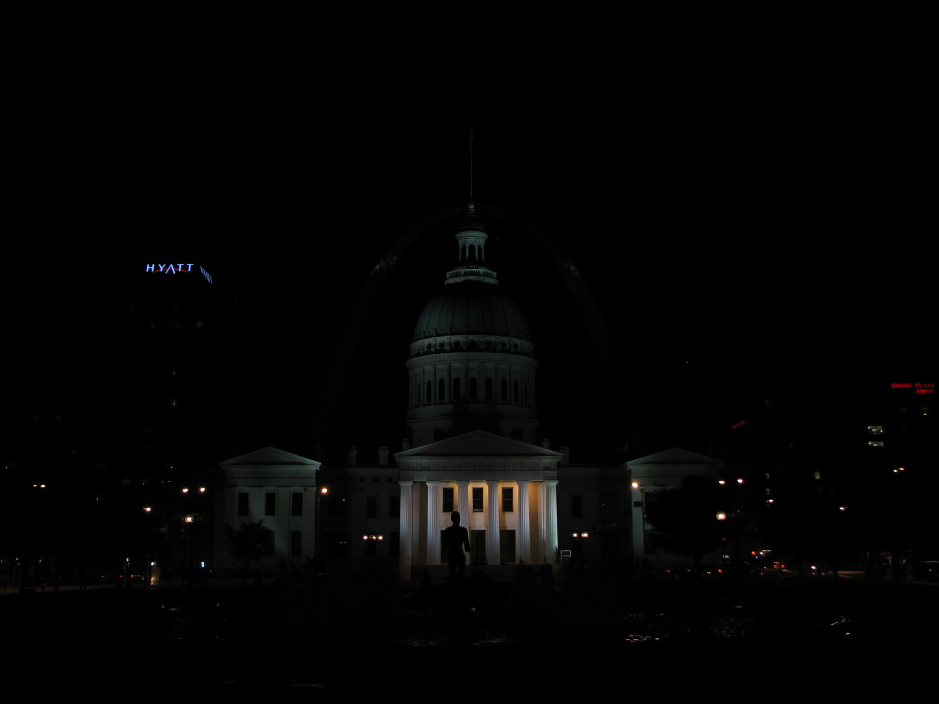
#> input picture py_picstor/ImageEnhacement/pics/img_0.033.jpg, 2816 x 2112 px, given in place of med4.jpg, which was not available (shown at 1/3 size)
$ python he.py pics/img_0.033.jpg
#> lines starting #> are read from the running program, lines starting #| are printed output that depends on the picture
#> in main, img is the input picture: shape (2112, 2816, 3); mean B, G, R 3.4, 3.7, 3.7
import cv2
import numpy as np
import matplotlib.pyplot as plt
from skimage import exposure as ex
import os


def he(img):
    if len(img.shape) == 2:  # gray
        outImg = ex.equalize_hist(img[:, :]) * 255
    elif len(img.shape) == 3:  # RGB
        outImg = np.zeros((img.shape[0], img.shape[1], 3))
        for channel in range(img.shape[2]):
            outImg[:, :, channel] = ex.equalize_hist(img[:, :, channel]) * 255
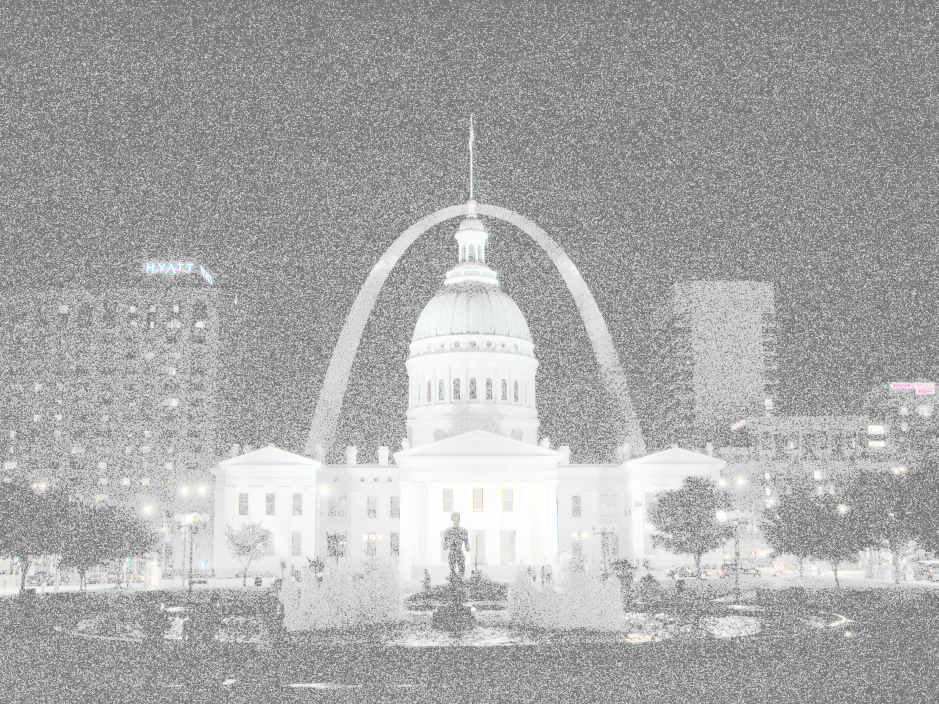
#> outImg: shape (2112, 2816, 3) float64 (shown at 1/3 size); mean B, G, R 169.8, 169.7, 169.7

    outImg[outImg > 255] = 255
    outImg[outImg < 0] = 0
    return outImg.astype(np.uint8)


def main():
    # img_name = sys.argv[1]
    img = cv2.imread(r"C:\Users\User\Documents\med4.jpg")
    # print(img)
    path = r'C:\Users\User\Documents'

    result = he(img)
    cv2.imwrite(os.path.join(path, 'result.jpg'), result)
    plt.imshow(result)
    plt.show()


if __name__ == '__main__':
    main()

$ run again, on py_picstor/ImageEnhacement/pics/img_0.25.jpg
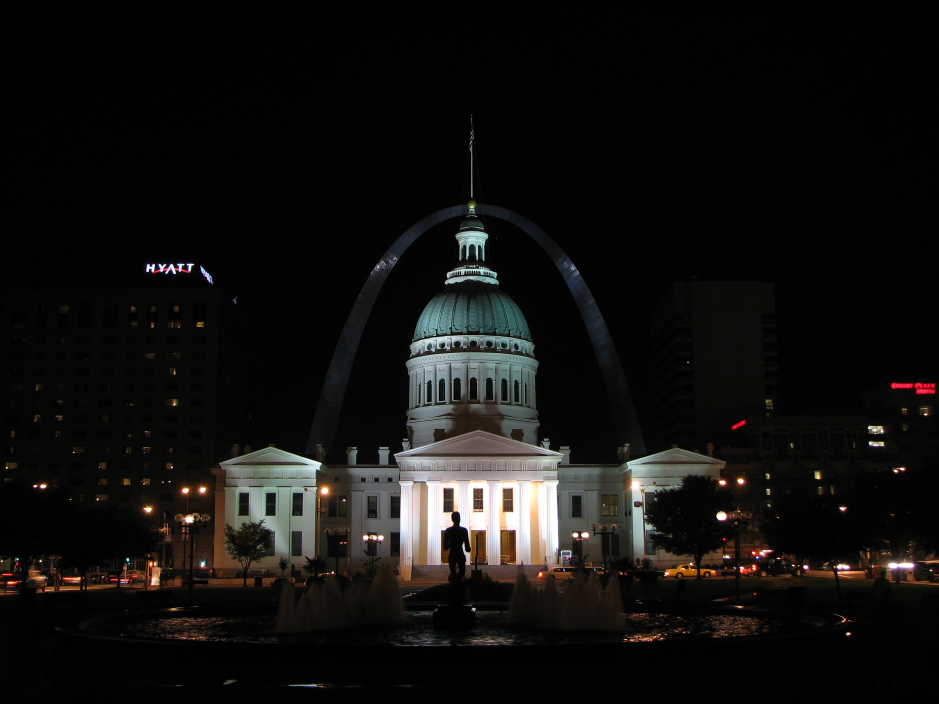
#> input picture py_picstor/ImageEnhacement/pics/img_0.25.jpg, 2816 x 2112 px, given in place of med4.jpg, which was not available (shown at 1/3 size)
#> in main, img is the input picture: shape (2112, 2816, 3); mean B, G, R 15.6, 17.1, 18.2
#> after the loop in he, `for channel in range(img.shape[2]):`:
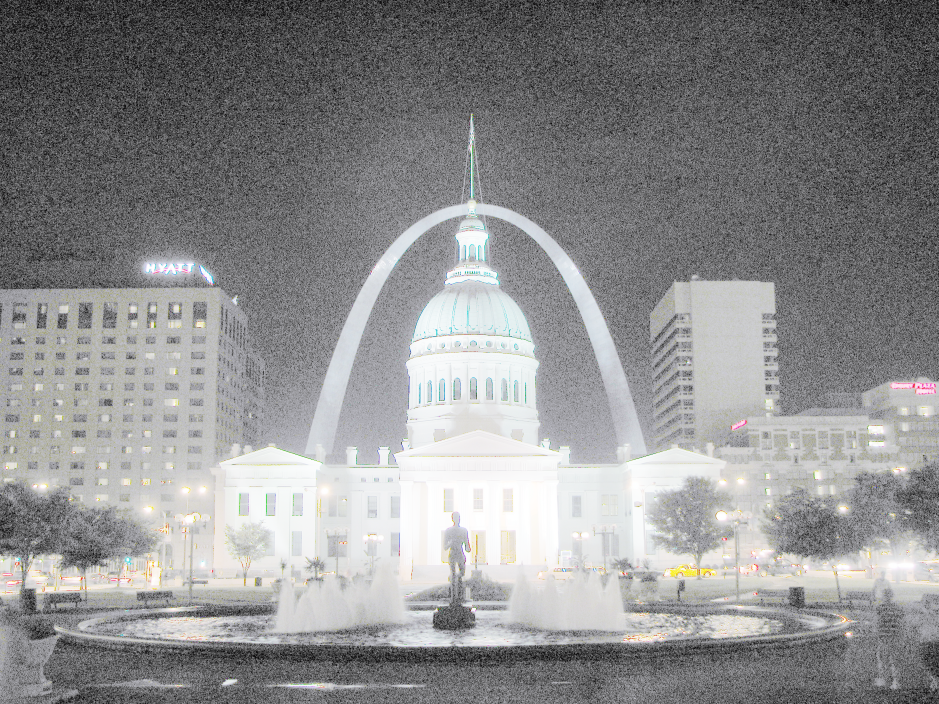
#> outImg: shape (2112, 2816, 3) float64 (shown at 1/3 size); mean B, G, R 143.3, 142.6, 142.6
